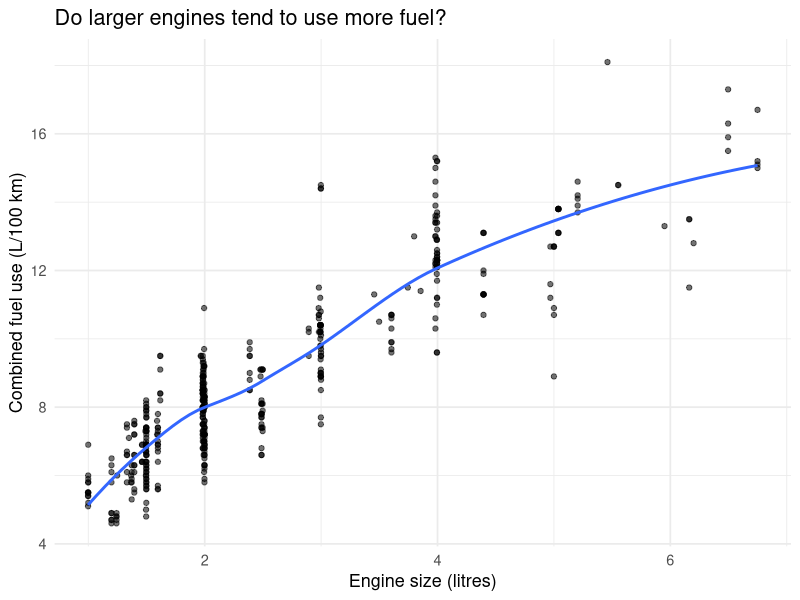
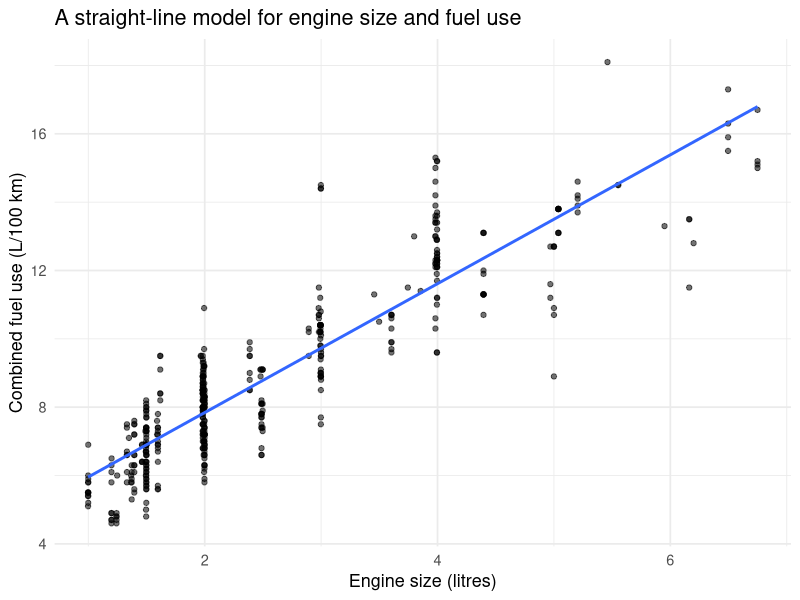
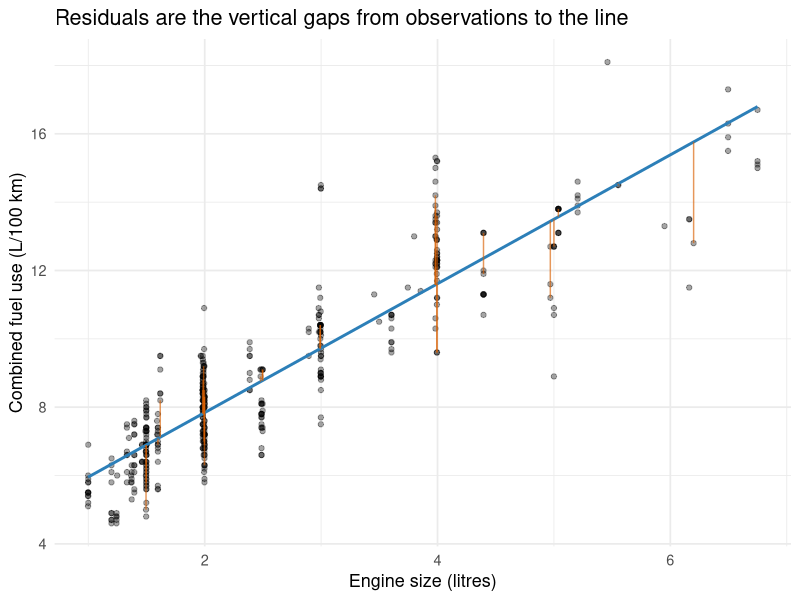
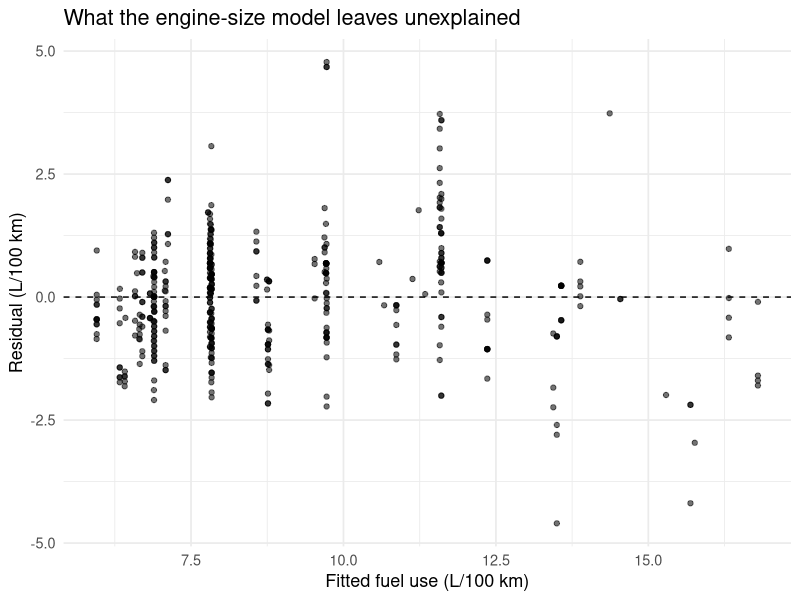

R code for these plots, in order:
## ---- chunk 1
#| label: setup
library(readr)
library(dplyr)
library(ggplot2)
library(tibble)
library(broom)

vehicles <- read_csv("nz_vehicles_2025.csv", show_col_types = FALSE)
## ---- chunk 2
#| label: glimpse
glimpse(vehicles)
## ---- chunk 3
#| label: engine-loess
#| fig-cap: "Combined fuel use and engine size for 2025 petrol passenger vehicles."
#| fig-alt: "Scatterplot with engine size in litres on the horizontal axis and combined fuel use in litres per 100 kilometres on the vertical axis, showing a generally increasing relationship."
#| out-width: "100%"
ggplot(vehicles, aes(x = engine_l, y = fuel_use_l_per_100km)) +
  geom_point(alpha = 0.55) +
  geom_smooth(method = "loess", se = FALSE) +
  labs(
    x = "Engine size (litres)",
    y = "Combined fuel use (L/100 km)",
    title = "Do larger engines tend to use more fuel?"
  ) +
  theme_minimal(base_size = 13)
## ---- chunk 4
#| label: engine-correlation
vehicles |>
  summarise(
    engine_correlation = cor(engine_l, fuel_use_l_per_100km)
  )
## ---- chunk 5
#| label: power-loess
# Use the engine-size plot as your template.
# Your code here
## ---- chunk 6
#| label: power-correlation
# Use the engine-size correlation as your template.
# Your code here
## ---- chunk 7
#| label: fit-engine-model
engine_model <- lm(
  fuel_use_l_per_100km ~ engine_l,
  data = vehicles
)

engine_model
## ---- chunk 8
#| label: plot-engine-model
#| fig-cap: "The fitted engine-size linear model."
#| fig-alt: "Scatterplot of engine size and combined fuel use with a fitted straight line."
#| out-width: "100%"
ggplot(vehicles, aes(x = engine_l, y = fuel_use_l_per_100km)) +
  geom_point(alpha = 0.55) +
  geom_smooth(method = "lm", se = FALSE) +
  labs(
    x = "Engine size (litres)",
    y = "Combined fuel use (L/100 km)",
    title = "A straight-line model for engine size and fuel use"
  ) +
  theme_minimal(base_size = 13)
## ---- chunk 9
#| label: fit-power-model
# Use fit-engine-model as your template.
# Your code here
## ---- chunk 10
#| label: plot-power-model
# Use plot-engine-model as your template.
# Your code here
## ---- chunk 11
#| label: engine-coefficients
engine_coef <- coef(engine_model)
engine_coef
## ---- chunk 12
#| label: power-coefficients
# Use engine-coefficients as your template.
# Your code here
## ---- chunk 13
#| label: engine-augment
engine_results <- augment(engine_model)

engine_results |>
  select(engine_l, fuel_use_l_per_100km, .fitted, .resid) |>
  slice_head(n = 8)
## ---- chunk 14
#| label: engine-residual-gaps
#| fig-cap: "Observed fuel use, the engine-size fitted line, and a sample of residual gaps."
#| fig-alt: "Scatterplot with a fitted straight line and vertical segments connecting selected observations to the line."
#| out-width: "100%"
set.seed(297101)
engine_gap_data <- engine_results |>
  slice_sample(n = min(35, nrow(engine_results)))

ggplot(vehicles, aes(x = engine_l, y = fuel_use_l_per_100km)) +
  geom_point(alpha = 0.35) +
  geom_line(
    data = engine_results |> arrange(engine_l),
    aes(y = .fitted),
    colour = "#2C7FB8",
    linewidth = 1
  ) +
  geom_segment(
    data = engine_gap_data,
    aes(xend = engine_l, yend = .fitted),
    alpha = 0.65,
    colour = "#D95F02"
  ) +
  labs(
    x = "Engine size (litres)",
    y = "Combined fuel use (L/100 km)",
    title = "Residuals are the vertical gaps from observations to the line"
  ) +
  theme_minimal(base_size = 13)
## ---- chunk 15
#| label: engine-residual-plot
#| fig-cap: "Residuals from the engine-size model versus fitted fuel-use values."
#| fig-alt: "Engine-size model residuals plotted against fitted values with a horizontal zero line."
#| out-width: "100%"
ggplot(engine_results, aes(x = .fitted, y = .resid)) +
  geom_point(alpha = 0.55) +
  geom_hline(yintercept = 0, linetype = "dashed") +
  labs(
    x = "Fitted fuel use (L/100 km)",
    y = "Residual (L/100 km)",
    title = "What the engine-size model leaves unexplained"
  ) +
  theme_minimal(base_size = 13)
## ---- chunk 16
#| label: engine-residual-summary
engine_results |>
  summarise(
    mean_residual = mean(.resid),
    response_variance = var(fuel_use_l_per_100km),
    residual_variance = var(.resid)
  )
## ---- chunk 17
#| label: power-augment
# Use engine-augment as your template.
# Your code here
## ---- chunk 18
#| label: power-residual-plot
# Use engine-residual-plot as your template.
# Your code here
## ---- chunk 19
#| label: power-residual-summary
# Use engine-residual-summary as your template.
# Your code here
## ---- chunk 20
#| label: mass-explore
# Your code here
## ---- chunk 21
#| label: mass-fit
# Your code here
## ---- chunk 22
#| label: mass-coefficients
# Your code here
## ---- chunk 23
#| label: mass-residuals
# Your code here
